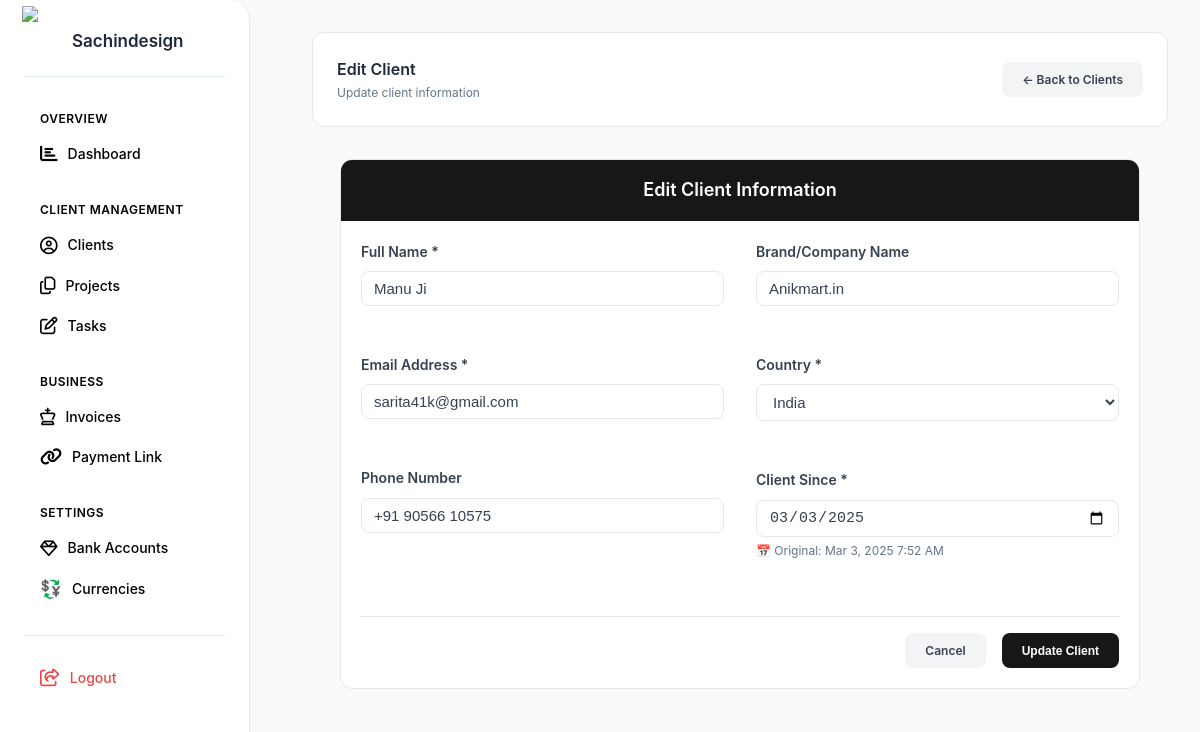
The app's page /add-client.php?edit=6 (signed in) with its own data.
### tables this page shows
CREATE TABLE `clients` (
  `id` int(11) NOT NULL,
  `name` varchar(255) NOT NULL,
  `email` varchar(255) NOT NULL,
  `phone` varchar(20) DEFAULT NULL,
  `country` varchar(100) DEFAULT 'India',
  `whatsapp` varchar(20) DEFAULT NULL,
  `brand_name` varchar(255) DEFAULT NULL,
  `reference_websites` text DEFAULT NULL,
  `status` enum('Active','Paused','Completed') DEFAULT 'Active',
  `notes` text DEFAULT NULL,
  `created_at` timestamp NULL DEFAULT current_timestamp()
);

### add-client.php (the view, shortened to what this page needs)
<?php
require_once 'config/database.php';
$isEdit = isset($_GET['edit']);
$clientId = $_GET['edit'] ?? null;
$client = null;
if ($isEdit && $clientId) {
    try {
        $stmt = $pdo->prepare("SELECT * FROM clients WHERE id = ?");
        $stmt->execute([$clientId]);
        $client = $stmt->fetch();
    } catch(PDOException $e) {
        $error = "Error: " . $e->getMessage();
    }
}
$countries = [
    'India', 'United States', 'United Kingdom', 'Canada', 'Australia',
    'Germany', 'France', 'Singapore', 'UAE', 'Netherlands', 'Switzerland',
    'Sweden', 'Norway', 'Denmark', 'Japan', 'South Korea', 'China',
    'Brazil', 'Mexico', 'Argentina', 'South Africa', 'Egypt', 'Nigeria',
    'Kenya', 'Morocco', 'Israel', 'Turkey', 'Russia', 'Ukraine',
    'Poland', 'Italy', 'Spain', 'Portugal', 'Belgium', 'Austria',
    'Ireland', 'New Zealand', 'Thailand', 'Malaysia', 'Indonesia',
    'Philippines', 'Vietnam', 'Pakistan', 'Bangladesh', 'Sri Lanka'
];
sort($countries);
?>
<!DOCTYPE html>
<html lang="en">
<head>
    <link href="assets/style.css" rel="stylesheet">
    <link rel="stylesheet" href="https://cdnjs.cloudflare.com/ajax/libs/font-awesome/6.5.0/css/all.min.css">
</head>
<body>
    <div class="container">
        <nav class="sidebar">
           <div class="logo">
    <div class="logo-icon">
        <img src="https://sachindesign.com/assets/img/Sachin's%20photo.png" alt="Logo Icon" />
    </div>
    <div class="logo-text">Sachindesign</div>
</div>
            <div class="nav-section">
                <div class="nav-title">Overview</div>
                <a href="index.php" class="nav-item">
                    <span class="nav-item-icon"><i class="fas fa-chart-bar"></i></span>
                    <span>Dashboard</span>
                </a>
            </div>
            <div class="nav-section">
                <div class="nav-title">Client Management</div>
                <a href="clients.php" class="nav-item">
                    <span class="nav-item-icon"><i class="fa-regular fa-circle-user"></i></span>
                    <span>Clients</span>
                </a>
                <a href="projects.php" class="nav-item">
                    <span class="nav-item-icon"><i class="fa-regular fa-copy"></i></span>
                    <span>Projects</span>
                </a>
                <a href="tasks.php" class="nav-item">
                    <span class="nav-item-icon"><i class="fa-regular fa-pen-to-square"></i></span>
                    <span>Tasks</span>
                </a>
            </div>
            <div class="nav-section">
                <div class="nav-title">Business</div>
                <a href="invoices.php" class="nav-item">
                    <span class="nav-item-icon"><i class="fa-regular fa-chess-king"></i></span>
                    <span>Invoices</span>
                </a>
                <a href="paymentlink.php" class="nav-item">
                    <span class="nav-item-icon"><i class="fa-solid fa-link"></i></span>
                    <span>Payment Link</span>
                </a>
            </div>
            <div class="nav-section">
                <div class="nav-title">Settings</div>
                <a href="bank-accounts.php" class="nav-item">
                    <span class="nav-item-icon"><i class="fa-regular fa-gem"></i></span>
                    <span>Bank Accounts</span>
                </a>
                <a href="currencies.php" class="nav-item">
                    <span class="nav-item-icon">💱</span>
                    <span>Currencies</span>
                </a>
            </div>
                <div class="nav-section" style="margin-top: auto; border-top: 1px solid #e2e8f0; padding-top: 1rem;">
        <a href="logout.php" class="nav-item logout-item" onclick="return confirm('Are you sure you want to logout?')">
                    <span class="nav-item-icon"><i class="fa-regular fa-share-from-square"></i></span>
            <span>Logout</span>
        </a>
    </div>
        </nav>
        <main class="main-content">
            <header class="header fade-in">
                <div>
                    <h1><?php echo $isEdit ? 'Edit Client' : 'Add New Client'; ?></h1>
                    <p><?php echo $isEdit ? 'Update client information' : 'Add a new client to your portfolio'; ?></p>
                </div>
                <a href="clients.php" class="btn btn-secondary">
                    <span>← Back to Clients</span>
                </a>
            </header>
            <div class="form-container fade-in">
                <div class="form-card">
                    <div class="form-header">
                        <h2><?php echo $isEdit ? 'Edit Client Information' : 'Client Information'; ?></h2>
                    </div>
                    <form method="POST" class="client-form">
                        <div class="form-grid">
                            <div class="form-column">
                                <div class="form-group">
                                    <label class="form-label" for="name">Full Name *</label>
                                    <input type="text" id="name" name="name" class="form-input"
                                           placeholder="Enter client's full name"
                                           value="<?php echo $client ? htmlspecialchars($client['name']) : ''; ?>" required>
                                </div>
                                <div class="form-group">
                                    <label class="form-label" for="email">Email Address *</label>
                                    <input type="email" id="email" name="email" class="form-input"
                                           placeholder="client@example.com"
                                           value="<?php echo $client ? htmlspecialchars($client['email']) : ''; ?>" required>
                                </div>
                                <div class="form-group">
                                    <label class="form-label" for="phone">Phone Number</label>
                                    <input type="tel" id="phone" name="phone" class="form-input"
                                           placeholder="+1 (555) 123-4567"
                                           value="<?php echo $client ? htmlspecialchars($client['phone']) : ''; ?>">
                                </div>
                            </div>
                            <div class="form-column">
                                <div class="form-group">
                                    <label class="form-label" for="brand_name">Brand/Company Name</label>
                                    <input type="text" id="brand_name" name="brand_name" class="form-input"
                                           placeholder="Company or brand name"
                                           value="<?php echo $client ? htmlspecialchars($client['brand_name']) : ''; ?>">
                                </div>
                                <div class="form-group">
                                    <label class="form-label" for="country">Country *</label>
                                    <select id="country" name="country" class="form-select" required>
                                        <?php foreach ($countries as $countryOption): ?>
                                            <option value="<?php echo $countryOption; ?>"
                                                    <?php echo ($client && $client['country'] == $countryOption) ? 'selected' : ''; ?>>
                                                <?php echo $countryOption; ?>
                                            </option>
                                        <?php endforeach; ?>
                                    </select>
                                </div>
                                <div class="form-group">
                                    <label class="form-label" for="client_since">Client Since <?php echo $isEdit ? '*' : ''; ?></label>
                                    <input type="date" id="client_since" name="client_since" class="form-input"
                                           value="<?php echo $client ? date('Y-m-d', strtotime($client['created_at'])) : date('Y-m-d'); ?>"
                                           <?php echo $isEdit ? 'required' : ''; ?>>
                                    <?php if ($isEdit && $client): ?>
                                        <small style="color: #64748b; font-size: 0.75rem; margin-top: 0.25rem; display: block;">
                                            📅 Original: <?php echo date('M j, Y g:i A', strtotime($client['created_at'])); ?>
                                        </small>
                                    <?php else: ?>
                                        <small style="color: #64748b; font-size: 0.75rem; margin-top: 0.25rem; display: block;">
                                            💡 Leave as today's date or choose a different date
                                        </small>
                                    <?php endif; ?>
                                </div>
                            </div>
                        </div>
                        <div class="form-actions">
                            <a href="clients.php" class="btn btn-secondary">
                                <span>Cancel</span>
                            </a>
                            <button type="submit" class="btn btn-primary">
                                <span><?php echo $isEdit ? 'Update Client' : 'Add Client'; ?></span>
                            </button>
                        </div>
                    </form>
                </div>
            </div>
        </main>
    </div>
</body>
</html>

### assets/style.css (style rules this page uses)
* { margin: 0; padding: 0; box-sizing: border-box; }
body { font-family: 'Poppins', -apple-system, BlinkMacSystemFont, sans-serif; background: #f8fafc; color: #1e293b; line-height: 1.6; }
.container { display: flex; min-height: 100vh; }
.sidebar { border-radius: 0px 20px 20px 0px; width: 250px; background: #ffffff; padding: 1.5rem; position: fixed; height: 100vh; overflow-y: auto; border-right: 1px solid #e2e8f0; box-shadow: none; }
.logo { display: flex; align-items: center; gap: 0.75rem; margin-bottom: 2rem; padding-bottom: 1rem; border-bottom: 1px solid #e2e8f0; }
.logo-icon { width: 36px; height: 36px; background: linear-gradient(135deg, #667eea 0%, #764ba2 100%); border-radius: 8px; display: flex; align-items: center; justify-content: center; font-weight: bold; color: white; font-size: 1.1rem; }
.logo-text { font-size: 17px; font-weight: 600; color: #1e293b; }
.logo-icon img { width: 40px; height: auto; }
.logo-icon { background: #0000!important; }
.main-content { background: #fafafa !important; }
.nav-section { margin-bottom: 2rem; }
.nav-title { color: #000000; margin-bottom: 0px; font-size: 0.75rem; font-weight: 600; text-transform: uppercase; margin-bottom: 1rem; letter-spacing: 0.5px; padding-left: 1rem; }
.nav-item { display: flex; align-items: center; gap: 10px; padding: 0.75rem 1rem; color: #000000; text-decoration: none; border-radius: 8px; font-size: 14px; margin-bottom: -0.75rem; transition: all 0.2s; font-weight: 500; }
.nav-item-icon { font-size: 1.1rem; }
.main-content { flex: 1; margin-left: 280px; padding: 2rem; background: #fafafa; }
.header { display: flex; justify-content: space-between; align-items: center; margin-bottom: 2rem; background: white; padding: 1.5rem; border-radius: 12px; box-shadow: 0 1px 3px rgba(0, 0, 0, 0.1); }
.header h1 { font-size: 16px !important; font-weight: 600; color: #1e293b; }
.header p { font-size:12px; color: #64748b; }
.btn { padding: 8px 20px; border: none; border-radius: 8px; font-weight: 600; font-size: 12px; cursor: pointer; transition: all 0.2s; text-decoration: none; display: flex; align-items: center; gap: 0.5rem; }
.btn-primary { background: #171717; color: white; }
.btn-secondary { background: #f1f5f9; color: #64748b; border: 1px solid #e2e8f0; }
.form-group { margin-bottom: 1.5rem; }
.form-label { display: block; margin-bottom: 0.5rem; font-weight: 600; color: #374151; font-size: 0.875rem; }
.form-input, .form-select, .form-textarea { width: 100%; padding: 0.875rem; border: 1px solid #d1d5db; border-radius: 8px; background: #ffffff; color: #374151; font-size: 0.875rem; transition: all 0.2s; }
.fade-in { animation: fadeInUp 0.5s ease; }
.logout-item { color: #ef4444 !important; transition: all 0.2s; }

### records on screen
clients: name "Manu Ji", email "sarita41k@gmail.com", phone "+91 90566 10575", brand_name "Anikmart.in", country "India", client_since "03/03/2025", created_at "Mar 3, 2025 7:52 AM"
